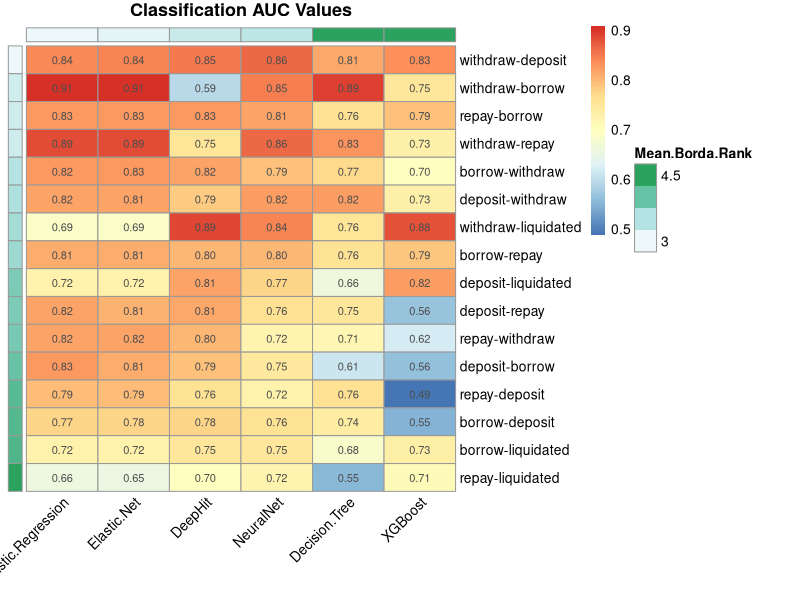
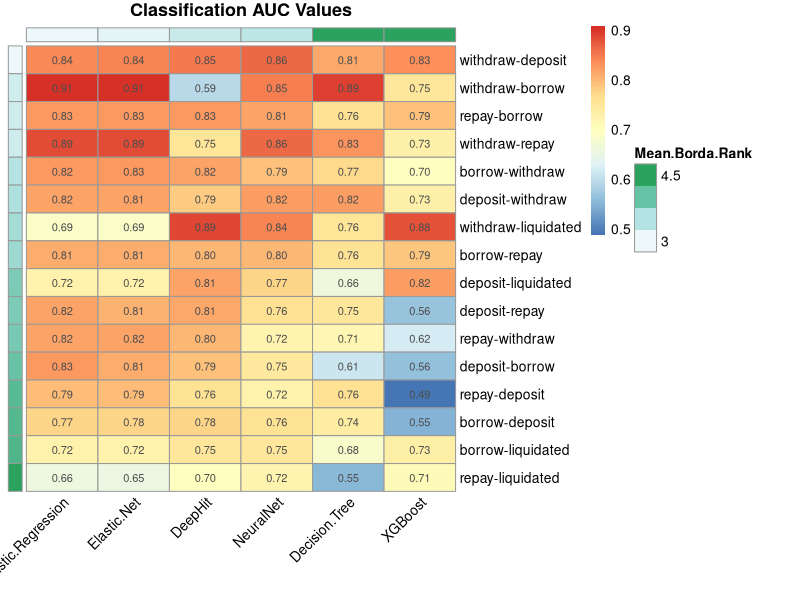

Reproduce these figures in R, in order.
## ---- chunk 1
save_pheatmap_png <- function(x, filename, width=1200, height=1000, res = 150) {
  png(filename, width = width, height = height, res = res)
  grid::grid.newpage()
  grid::grid.draw(x$gtable)
  dev.off()
}
## ---- chunk 2
library(pheatmap)
library(dplyr)
library(xtable)
library(readr)
library(tidyr)
library(tibble)
library(ggpubr)
## ---- chunk 3
pubFontSize = 18
pValSize = 8
pubWidth = 8
pubHeight = 6
pubColorScheme = "Set1"
## ---- chunk 4
classification_results <- read_csv("../Classification/Results/auc_score.csv")
## ---- chunk 5
classification_results <- classification_results %>%
  rename(Dataset = auc_score) 

# Step 1: Replace " + " with "-"
classification_results$Dataset <- gsub(" \\+ ", "-", classification_results$Dataset)


# Step 2: Replace "account liquidated" with "liquidated"
classification_results$Dataset <- gsub("account liquidated", "liquidated", classification_results$Dataset, fixed = TRUE)
## ---- chunk 6
# Use the Dataset column as rownames:
classification_results <- classification_results %>%
  column_to_rownames(var = "Dataset")

# Also, rename "DeepLearningClassifier" as Neural Net:
classification_results <- classification_results %>%
  rename(NeuralNet = DeepLearningClassifier)

# Calculate the means of the columns (mean concordance index for each model):
col_means <- colMeans(classification_results)
classification_results <- bind_rows(classification_results, col_means) 
rownames(classification_results)[rownames(classification_results) == "...17"] <- "Mean AUC"

# Calculate the Borda ranks for the columns:
col_ranks <- data.frame(classification_results) %>%
         rowwise() %>% 
         do(data.frame(t(rank(-unlist(.)))))
# This is a bit janky, but I know there are only 16 datasets, 
# so just keep the top 16 rows after the col_ranks have been computed:
col_ranks <- col_ranks %>%
  head(16)

mean_col_ranks <- colMeans(col_ranks)
classification_results<- bind_rows(classification_results, mean_col_ranks)
rownames(classification_results)[rownames(classification_results) == "...18"] <- "Mean Borda Rank"

# Order column names based on their means (ascending)
ordered_cols <- classification_results[, order(as.numeric(classification_results["Mean Borda Rank", ]))]

# Set up the dataframe for annotating heatmap columns based on Borda Rank
annot_cols <- as.numeric(ordered_cols["Mean Borda Rank", ])
names(annot_cols) <- colnames(ordered_cols)
annot_cols <- data.frame(`Mean Borda Rank` = annot_cols)

classification_results_for_heatmap <- ordered_cols[1:16, ]

# Next, let's order the columns by Borda rank by transposing the matrix and doing the same thing as above:
classification_results_transposed <- data.frame(t(classification_results_for_heatmap)) 
row_means <- colMeans(classification_results_transposed)
classification_results_transposed <- bind_rows(classification_results_transposed, row_means)
rownames(classification_results_transposed)[rownames(classification_results_transposed) == "...7"] <- "Mean AUC"

row_ranks <- data.frame(classification_results_transposed) %>%
  rowwise() %>%
  do(data.frame(t(rank(-unlist(.)))))

row_ranks <- row_ranks %>%
  head(6)

mean_row_ranks <- colMeans(row_ranks)
classification_results_transposed <- bind_rows(classification_results_transposed, mean_row_ranks)
rownames(classification_results_transposed)[rownames(classification_results_transposed) == "...8"] <- "Mean Borda Rank"

annot_rows <- as.numeric(classification_results_transposed["Mean Borda Rank", ])
names(annot_rows) <- colnames(classification_results_transposed)
annot_rows <- data.frame(`Mean Borda Rank` = annot_rows)

rownames(annot_rows) <- rownames(classification_results_for_heatmap)

final_row_order <- annot_rows %>%
  arrange(Mean.Borda.Rank) %>%
  rownames()

classification_results_for_heatmap <- classification_results_for_heatmap[final_row_order,]


classification_results_heatmap <- pheatmap(as.matrix(classification_results_for_heatmap), scale='none',
         angle_col = 45,
         main = "Classification AUC Values", 
         cluster_cols = FALSE, cluster_rows = FALSE,
         display_numbers = TRUE,
         annotation_col = annot_cols,
         annotation_row = annot_rows,
         annotation_names_row = FALSE,
         annotation_names_col = FALSE,
         width = 1280,
         height = 720
         )

## ---- chunk 7
image=ggpubr::ggpar(classification_results_heatmap,
              font.legend = list(size = pubFontSize),
              font.xtickslab = list(size = pubFontSize),
              font.ytickslab = list(size = pubFontSize),
              font.x = list(size = pubFontSize),
              font.y = list(size = pubFontSize),
              font.subtitle = list(size = pubFontSize),
              palette = pubColorScheme)
ggsave(file="classificationResults.pdf", plot=image, width=pubWidth, height=pubHeight)
## ---- chunk 8
xtable(classification_results, digits=c(0, 3, 3, 3, 3, 3, 3))
